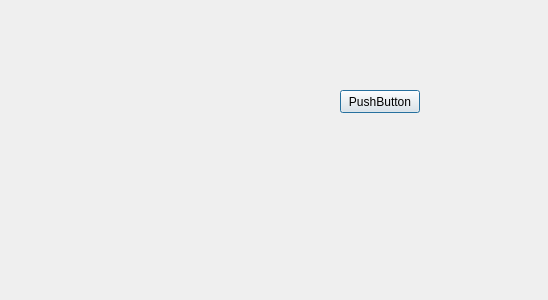
<?xml version="1.0" encoding="UTF-8"?>
<ui version="4.0">
 <class>Options</class>
 <widget class="QDialog" name="Options">
  <property name="geometry">
   <rect>
    <x>0</x>
    <y>0</y>
    <width>548</width>
    <height>300</height>
   </rect>
  </property>
  <property name="windowTitle">
   <string>Dialog</string>
  </property>
  <widget class="QPushButton" name="pushButton">
   <property name="geometry">
    <rect>
     <x>340</x>
     <y>90</y>
     <width>80</width>
     <height>23</height>
    </rect>
   </property>
   <property name="text">
    <string>PushButton</string>
   </property>
  </widget>
 </widget>
 <resources/>
 <connections>
  <connection>
   <sender>pushButton</sender>
   <signal>clicked()</signal>
   <receiver>Options</receiver>
   <slot>close()</slot>
   <hints>
    <hint type="sourcelabel">
     <x>379</x>
     <y>101</y>
    </hint>
    <hint type="destinationlabel">
     <x>273</x>
     <y>149</y>
    </hint>
   </hints>
  </connection>
 </connections>
</ui>
